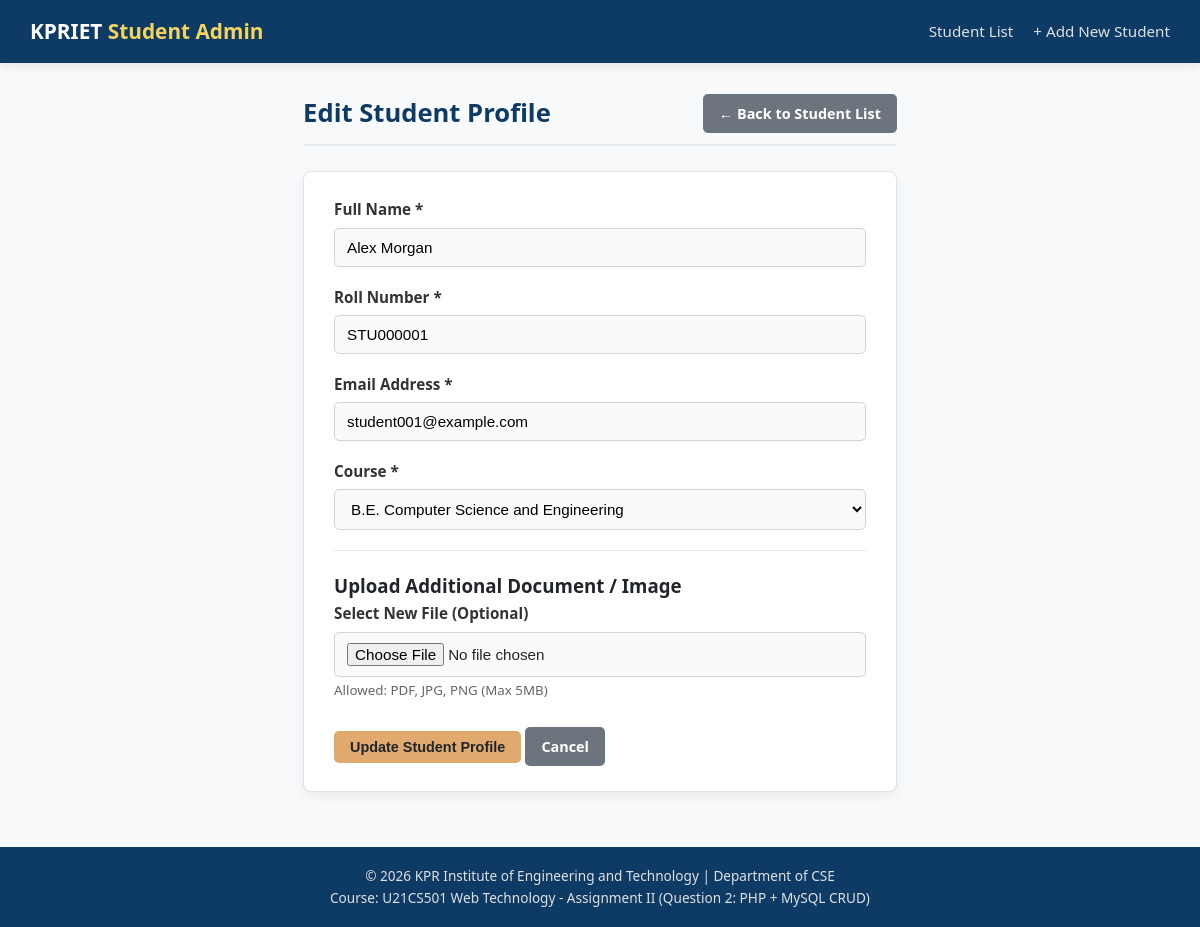
/QUESTION_2_PHP_MYSQL/students/edit.php?id=1, run on the app's committed database.
### tables this page shows
CREATE TABLE students (
    student_id INT AUTO_INCREMENT PRIMARY KEY,
    name VARCHAR(100) NOT NULL,
    roll_number VARCHAR(30) NOT NULL UNIQUE,
    email VARCHAR(100) NOT NULL,
    course VARCHAR(50) NOT NULL,
    created_at TIMESTAMP DEFAULT CURRENT_TIMESTAMP
);

### QUESTION_2_PHP_MYSQL/students/edit.php (the view, shortened to what this page needs)
<?php
require_once '../config/database.php';
$student_id = isset($_GET['id']) ? intval($_GET['id']) : (isset($_POST['student_id']) ? intval($_POST['student_id']) : 0);
$stmt = $conn->prepare("SELECT * FROM students WHERE student_id = ?");
$stmt->bind_param("i", $student_id);
$stmt->execute();
$studentResult = $stmt->get_result();
$student = $studentResult->fetch_assoc();
include_once '../includes/header.php';
?>
<div class="page-header">
    <h2>Edit Student Profile</h2>
    <a href="list.php" class="btn btn-secondary">&larr; Back to Student List</a>
</div>
<div class="card">
    <form action="edit.php?id=<?php echo $student_id; ?>" method="POST" enctype="multipart/form-data">
        <div class="form-group">
            <label for="name">Full Name <span class="required">*</span></label>
            <input type="text" id="name" name="name" class="form-control" value="<?php echo htmlspecialchars($student['name']); ?>" required>
        </div>
        <div class="form-group">
            <label for="roll_number">Roll Number <span class="required">*</span></label>
            <input type="text" id="roll_number" name="roll_number" class="form-control" value="<?php echo htmlspecialchars($student['roll_number']); ?>" required>
        </div>
        <div class="form-group">
            <label for="email">Email Address <span class="required">*</span></label>
            <input type="email" id="email" name="email" class="form-control" value="<?php echo htmlspecialchars($student['email']); ?>" required>
        </div>
        <div class="form-group">
            <label for="course">Course <span class="required">*</span></label>
            <select id="course" name="course" class="form-control" required>
                <option value="Computer Science and Engineering" <?php if ($student['course'] == 'Computer Science and Engineering') echo 'selected'; ?>>B.E. Computer Science and Engineering</option>
            </select>
        </div>
        <hr style="margin: 20px 0; border: none; border-top: 1px solid #e2e8f0;">
        <h3>Upload Additional Document / Image</h3>
        <div class="form-group">
            <label for="new_document">Select New File (Optional)</label>
            <input type="file" id="new_document" name="new_document" class="form-control" accept=".pdf,.jpg,.jpeg,.png">
            <small style="color: #666;">Allowed: PDF, JPG, PNG (Max 5MB)</small>
        </div>
        <div style="margin-top: 25px;">
            <button type="submit" class="btn btn-warning">Update Student Profile</button>
            <a href="list.php" class="btn btn-secondary">Cancel</a>
        </div>
    </form>
</div>
<?php include_once '../includes/footer.php'; ?>

### QUESTION_2_PHP_MYSQL/css/style.css (style rules this page uses)
* { box-sizing: border-box; margin: 0; padding: 0; }
body { font-family: 'Segoe UI', Tahoma, Geneva, Verdana, sans-serif; background-color: #f8f9fa; color: #212529; line-height: 1.6; display: flex; flex-direction: column; min-height: 100vh; }
.page-header { display: flex; justify-content: space-between; align-items: center; margin-bottom: 25px; padding-bottom: 10px; border-bottom: 2px solid #e9ecef; }
.page-header h2 { color: #0d3b66; font-size: 1.6rem; }
.btn { display: inline-block; padding: 8px 16px; font-size: 0.9rem; font-weight: 600; border-radius: 5px; text-decoration: none; border: none; cursor: pointer; transition: background-color 0.2s, transform 0.1s; }
.btn-warning { background-color: #e0a96d; color: #212529; }
.btn-secondary { background-color: #6c757d; color: #ffffff; }
.card { background: #ffffff; border-radius: 8px; box-shadow: 0 4px 12px rgba(0,0,0,0.06); padding: 25px 30px; border: 1px solid #dee2e6; margin-bottom: 25px; }
.form-group { margin-bottom: 18px; }
.form-group label { display: block; font-weight: 600; margin-bottom: 6px; font-size: 0.95rem; color: #333; }
.form-control { width: 100%; padding: 10px 12px; font-size: 0.95rem; border: 1px solid #ced4da; border-radius: 5px; background-color: #fafafa; }

### data on the page
students: name "Alex Morgan", roll_number "STU000001", email "student001@example.com", course "B.E. Computer Science and Engineering"
